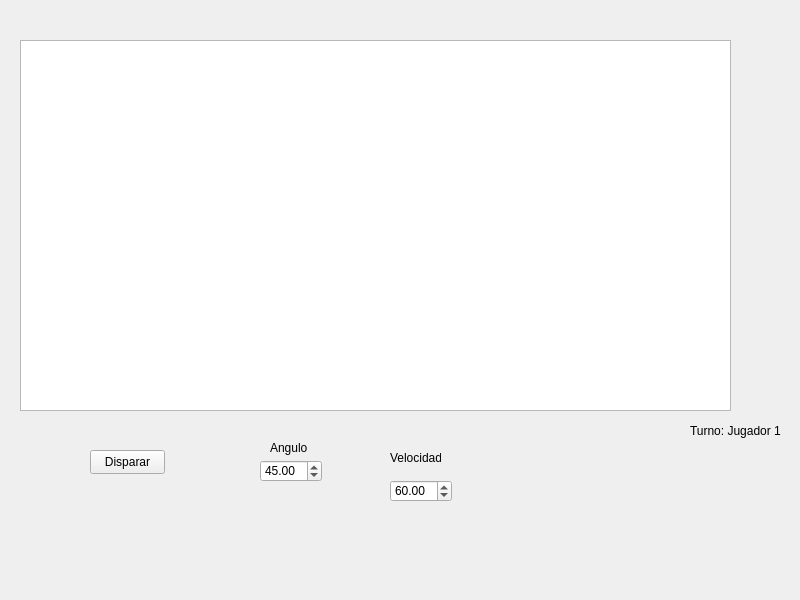
<?xml version="1.0" encoding="UTF-8"?>
<ui version="4.0">
 <class>MainWindow</class>
 <widget class="QMainWindow" name="MainWindow">
  <property name="geometry">
   <rect>
    <x>0</x>
    <y>0</y>
    <width>800</width>
    <height>600</height>
   </rect>
  </property>
  <property name="windowTitle">
   <string>MainWindow</string>
  </property>
  <widget class="QWidget" name="centralwidget">
   <widget class="QGraphicsView" name="graphicsView">
    <property name="geometry">
     <rect>
      <x>20</x>
      <y>40</y>
      <width>711</width>
      <height>371</height>
     </rect>
    </property>
   </widget>
   <widget class="QDoubleSpinBox" name="sbAngulo">
    <property name="geometry">
     <rect>
      <x>260</x>
      <y>460</y>
      <width>62</width>
      <height>22</height>
     </rect>
    </property>
    <property name="maximum">
     <double>90.000000000000000</double>
    </property>
    <property name="value">
     <double>45.000000000000000</double>
    </property>
   </widget>
   <widget class="QDoubleSpinBox" name="sbVelocidad">
    <property name="geometry">
     <rect>
      <x>390</x>
      <y>480</y>
      <width>62</width>
      <height>22</height>
     </rect>
    </property>
    <property name="minimum">
     <double>10.000000000000000</double>
    </property>
    <property name="maximum">
     <double>150.000000000000000</double>
    </property>
    <property name="value">
     <double>60.000000000000000</double>
    </property>
   </widget>
   <widget class="QLabel" name="label">
    <property name="geometry">
     <rect>
      <x>270</x>
      <y>440</y>
      <width>49</width>
      <height>16</height>
     </rect>
    </property>
    <property name="text">
     <string>Angulo</string>
    </property>
   </widget>
   <widget class="QLabel" name="label_2">
    <property name="geometry">
     <rect>
      <x>390</x>
      <y>450</y>
      <width>51</width>
      <height>16</height>
     </rect>
    </property>
    <property name="text">
     <string>Velocidad</string>
    </property>
   </widget>
   <widget class="QLabel" name="lblTurno">
    <property name="geometry">
     <rect>
      <x>690</x>
      <y>420</y>
      <width>91</width>
      <height>21</height>
     </rect>
    </property>
    <property name="text">
     <string>Turno: Jugador 1</string>
    </property>
   </widget>
   <widget class="QPushButton" name="btndisparar">
    <property name="geometry">
     <rect>
      <x>90</x>
      <y>450</y>
      <width>75</width>
      <height>24</height>
     </rect>
    </property>
    <property name="text">
     <string>Disparar</string>
    </property>
   </widget>
  </widget>
  <widget class="QMenuBar" name="menubar">
   <property name="geometry">
    <rect>
     <x>0</x>
     <y>0</y>
     <width>800</width>
     <height>22</height>
    </rect>
   </property>
  </widget>
 </widget>
 <resources/>
 <connections/>
</ui>
